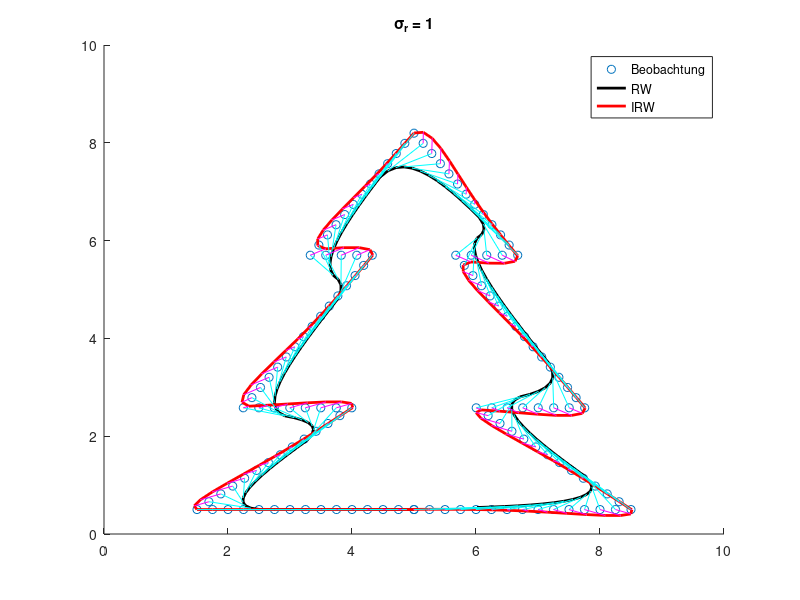
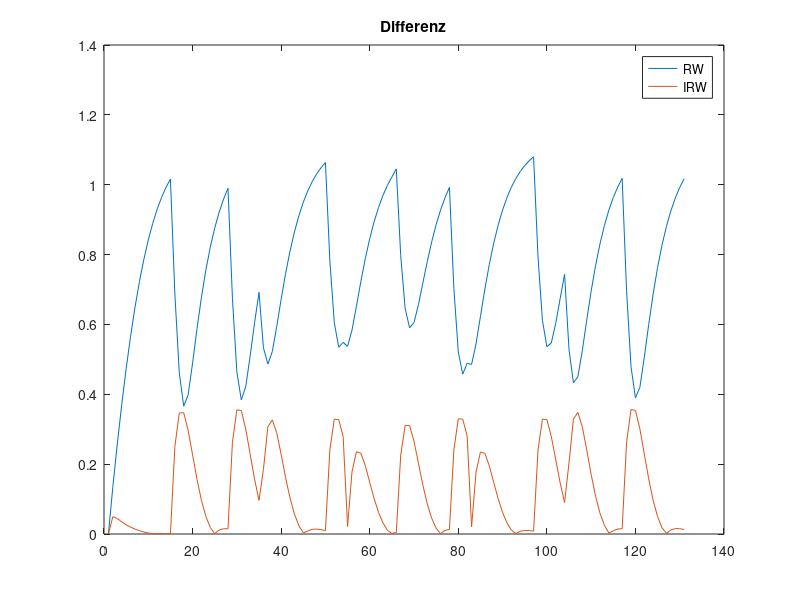

The MATLAB source for these figures, in order:
%% Zustandsschaetzung in dynamischen Systemen Uebung 3
% Ziqing Yu 3218051
% 21/12/2020

clc
close all
clearvars

%% a
% Wanderpunkten
Pyw = [5,1,4,2,4,3,5];
Pxw = [0.5,0.5,3,3,6,6,9];

% Wanderwinkeln
ww = zeros(length(Pxw) - 1,1);
wn = length(ww);
for i = 1 : wn
    ww(i) = atan2(Pyw(i+1) - Pyw(i), Pxw(i+1) - Pxw(i)); 
end


% Alle Punkten
% Abstand
s = 0.25;

% Linke Halbe
count =  1;
Pxl(1) = 0.5;
Pyl(1) = 5;
for i = 1 :wn
    while (sqrt((Pxl(count) - Pxw(i+1))^2 + (Pyl(count) - Pyw(i+1))^2) > 2*s) && (count < 5000)
        Pxl(count+1) = Pxl(count) + s * cos(ww(i));
        Pyl(count+1) = Pyl(count) + s * sin(ww(i));
        count = count + 1;
    end
end

% Rechte Halbe
Pxl = Pxl(1:end-2);
Pyl = Pyl(1:end-2);
Pxr = Pxl;
Pyl(end) = 5;
Pyr = 10 - Pyl;
Pxr = flip(Pxr);
Pyr = flip(Pyr);

% 
Px = [Pxl, Pxr(2:end)];
Py = [Pyl, Pyr(2:end)];

figure
scatter(Py,Px)
title('\sigma_r = 1')


sigma_r = 0.5;
% sigma_r = 1.0;
%% b: KF Random Walk
dt = 1;

F = [0,0;0,0];
sigma_p = 0.1;

G = [1,0;0,1];
A = [-F,G * eye(2) * sigma_p^2 * G';zeros(2),F'];
B = expm(A);
Phi = B(3:4,3:4)';
Q = Phi * B(1:2,3:4);
P = eye(2);


H = [1,0;0,1];

len = length(Px);
x_rw(:,1) = [5;0.5];
for i = 1:len
    xnn_p = Phi * x_rw(:,i);
    Pnn_p = Phi * P * Phi' + Q;
    z = [Py(i);Px(i)];
    R = eye(2) * sigma_r^2;
    K = Pnn_p * H' * inv(H * Pnn_p * H' + R);
    x_rw(:,i+1) = xnn_p + K * (z - H * xnn_p);
    P = (eye(2) - K * H) * Pnn_p;
end
hold on
plot(x_rw(1,:),x_rw(2,:),'k','Linewidth',2)



%% c: KF IRW
F = [0,1,0,0;0,0,0,0;0,0,0,1;0,0,0,0];
G = [0,0,0,0;0,1,0,0;0,0,0,0;0,0,0,1];
A = [-F,G * eye(4) * sigma_p^2 * G';zeros(4),F'];
B = expm(A);
Phi = B(5:8,5:8)';
Q = Phi * B(1:4,5:8);
P = eye(4);
H = [1,0,0,0;0,0,1,0];
x_Irw(:,1) = [5;0;0.5;0];
for i = 1:len
    xnn_p = Phi * x_Irw(:,i);
    Pnn_p = Phi * P * Phi' + Q;
    z = [Py(i);Px(i)];
    R = eye(2) * sigma_r^2;
    K = Pnn_p * H' * inv(H * Pnn_p * H' + R);
    x_Irw(:,i+1) = xnn_p + K * (z - H * xnn_p);
    P = (eye(4) - K * H) * Pnn_p;
end
hold on
plot(x_Irw(1,:),x_Irw(3,:),'r','Linewidth',2)


for i = 1:131
   plot([x_rw(1,i+1),Py(i)],[x_rw(2,i+1),Px(i)],'c'); 
end
for i = 1:131
   plot([x_Irw(1,i+1),Py(i)],[x_Irw(3,i+1),Px(i)],'m'); 
end
legend('Beobachtung','RW','IRW')
%% Differenz
%
d_RWy = Py - x_rw(1,2:end);
d_RWx = Px - x_rw(2,2:end);
d_RW = sqrt(d_RWy.^2 + d_RWx.^2);

d_IRWy = Py - x_Irw(1,2:end);
d_IRWx = Px - x_Irw(3,2:end);
d_IRW = sqrt(d_IRWy.^2 + d_IRWx.^2);
figure
plot(d_RW)
hold on
plot(d_IRW)
title('Differenz')
legend('RW', 'IRW')